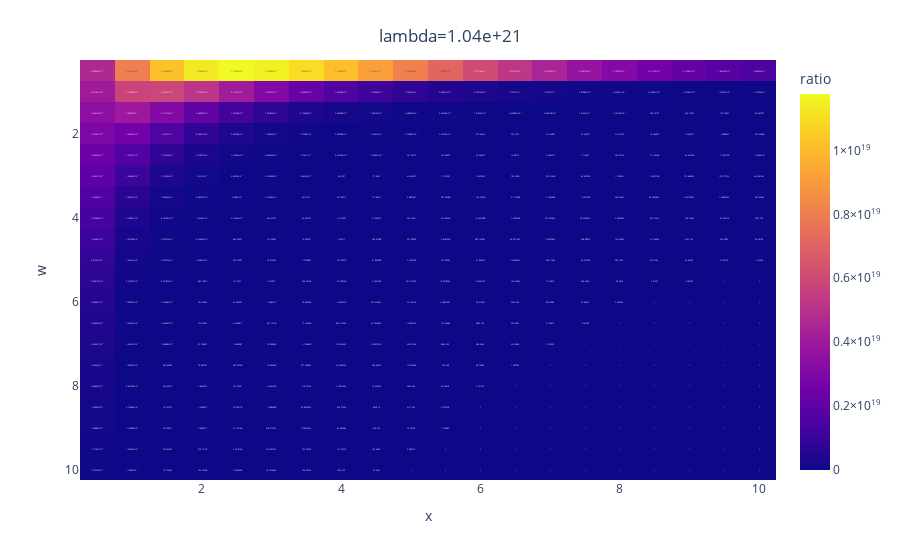

Write notebook code for a chart like this one.
### Code cell
fig = px.imshow(d2['ratio'],
                labels=dict(x='x', y='w', color='ratio'),
                x=d2['x'],
                y=d2['w'],
                aspect='auto',
                text_auto=True)

fig.update_layout(
    title={
        'text': f'lambda={L:.2e}', 
        'x': 0.5, 
        'xanchor': 'center', 
        'yanchor': 'top'
        }
)

fig.show()

### Figure 1 — Plotly figure (JSON) as saved in the notebook; plotly's stock layout.template omitted (floating-point values rounded to 4 significant figures; data arrays with more than 128 entries replaced by an {"elided": "..."} marker saying what was removed)
{"data": [{"coloraxis": "coloraxis", "hovertemplate": "x: %{x}<br>w: %{y}<br>ratio: %{z}<extra></extra>", "name": "0", "texttemplate": "%{z}", "type": "heatmap", "x": [0.5, 1, 1.5, 2.0, 2.5, 3, 3.5, 4, 4.5, 5, 5.5, 6, 6.5, 7, 7.5, 8, 8.5, 9, 9.5, 10], "xaxis": "x", "y": [0.5, 1, 1.5, 2.0, 2.5, 3, 3.5, 4, 4.5, 5, 5.5, 6, 6.5, 7, 7.5, 8, 8.5, 9, 9.5, 10], "yaxis": "y", "z": {"elided": "20x20 float values"}}], "layout": {"coloraxis": {"colorbar": {"title": {"text": "ratio"}}, "colorscale": [[0, "#0d0887"], [0.1111, "#46039f"], [0.2222, "#7201a8"], [0.3333, "#9c179e"], [0.4444, "#bd3786"], [0.5556, "#d8576b"], [0.6667, "#ed7953"], [0.7778, "#fb9f3a"], [0.8889, "#fdca26"], [1, "#f0f921"]]}, "margin": {"t": 60}, "title": {"text": "lambda=1.04e+21", "x": 0.5, "xanchor": "center", "yanchor": "top"}, "xaxis": {"anchor": "y", "domain": [0, 1], "title": {"text": "x"}}, "yaxis": {"anchor": "x", "autorange": "reversed", "domain": [0, 1], "title": {"text": "w"}}}}
